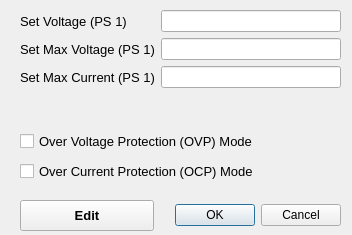
<?xml version="1.0" encoding="UTF-8"?>
<ui version="4.0">
 <class>Dialog</class>
 <widget class="QDialog" name="Dialog">
  <property name="geometry">
   <rect>
    <x>0</x>
    <y>0</y>
    <width>352</width>
    <height>235</height>
   </rect>
  </property>
  <property name="minimumSize">
   <size>
    <width>350</width>
    <height>150</height>
   </size>
  </property>
  <property name="windowTitle">
   <string>Dialog</string>
  </property>
  <widget class="QCheckBox" name="ocpCheckBox">
   <property name="geometry">
    <rect>
     <x>20</x>
     <y>160</y>
     <width>237</width>
     <height>23</height>
    </rect>
   </property>
   <property name="font">
    <font>
     <pointsize>10</pointsize>
    </font>
   </property>
   <property name="text">
    <string>Over Current Protection (OCP) Mode</string>
   </property>
   <property name="checked">
    <bool>false</bool>
   </property>
  </widget>
  <widget class="QCheckBox" name="ovpCheckBox">
   <property name="geometry">
    <rect>
     <x>20</x>
     <y>130</y>
     <width>238</width>
     <height>23</height>
    </rect>
   </property>
   <property name="font">
    <font>
     <pointsize>10</pointsize>
    </font>
   </property>
   <property name="text">
    <string>Over Voltage Protection (OVP) Mode</string>
   </property>
  </widget>
  <widget class="QDialogButtonBox" name="advsetButtonBox">
   <property name="geometry">
    <rect>
     <x>170</x>
     <y>200</y>
     <width>171</width>
     <height>30</height>
    </rect>
   </property>
   <property name="orientation">
    <enum>Qt::Horizontal</enum>
   </property>
   <property name="standardButtons">
    <set>QDialogButtonBox::Cancel|QDialogButtonBox::Ok</set>
   </property>
  </widget>
  <widget class="QPushButton" name="settingsEditButton">
   <property name="geometry">
    <rect>
     <x>20</x>
     <y>200</y>
     <width>134</width>
     <height>31</height>
    </rect>
   </property>
   <property name="minimumSize">
    <size>
     <width>0</width>
     <height>0</height>
    </size>
   </property>
   <property name="maximumSize">
    <size>
     <width>16777215</width>
     <height>16777215</height>
    </size>
   </property>
   <property name="font">
    <font>
     <pointsize>10</pointsize>
     <weight>75</weight>
     <bold>true</bold>
    </font>
   </property>
   <property name="text">
    <string>Edit</string>
   </property>
   <property name="autoDefault">
    <bool>false</bool>
   </property>
  </widget>
  <widget class="QWidget" name="formLayoutWidget">
   <property name="geometry">
    <rect>
     <x>20</x>
     <y>10</y>
     <width>321</width>
     <height>111</height>
    </rect>
   </property>
   <layout class="QFormLayout" name="formLayout">
    <item row="0" column="0">
     <widget class="QLabel" name="label_2">
      <property name="minimumSize">
       <size>
        <width>120</width>
        <height>0</height>
       </size>
      </property>
      <property name="font">
       <font>
        <pointsize>10</pointsize>
       </font>
      </property>
      <property name="text">
       <string>Set Voltage (PS 1)</string>
      </property>
     </widget>
    </item>
    <item row="0" column="1">
     <widget class="QLineEdit" name="setvoltageDisplay">
      <property name="alignment">
       <set>Qt::AlignCenter</set>
      </property>
      <property name="readOnly">
       <bool>true</bool>
      </property>
     </widget>
    </item>
    <item row="1" column="0">
     <widget class="QLabel" name="label_4">
      <property name="minimumSize">
       <size>
        <width>120</width>
        <height>0</height>
       </size>
      </property>
      <property name="font">
       <font>
        <pointsize>10</pointsize>
       </font>
      </property>
      <property name="text">
       <string>Set Max Voltage (PS 1)</string>
      </property>
     </widget>
    </item>
    <item row="1" column="1">
     <widget class="QLineEdit" name="maxvoltageDisplay">
      <property name="alignment">
       <set>Qt::AlignCenter</set>
      </property>
      <property name="readOnly">
       <bool>true</bool>
      </property>
     </widget>
    </item>
    <item row="2" column="0">
     <widget class="QLabel" name="label_3">
      <property name="minimumSize">
       <size>
        <width>120</width>
        <height>0</height>
       </size>
      </property>
      <property name="font">
       <font>
        <pointsize>10</pointsize>
       </font>
      </property>
      <property name="text">
       <string>Set Max Current (PS 1)</string>
      </property>
     </widget>
    </item>
    <item row="2" column="1">
     <widget class="QLineEdit" name="maxcurrentDisplay">
      <property name="alignment">
       <set>Qt::AlignCenter</set>
      </property>
      <property name="readOnly">
       <bool>true</bool>
      </property>
     </widget>
    </item>
   </layout>
  </widget>
 </widget>
 <resources/>
 <connections>
  <connection>
   <sender>advsetButtonBox</sender>
   <signal>accepted()</signal>
   <receiver>Dialog</receiver>
   <slot>accept()</slot>
   <hints>
    <hint type="sourcelabel">
     <x>248</x>
     <y>254</y>
    </hint>
    <hint type="destinationlabel">
     <x>157</x>
     <y>274</y>
    </hint>
   </hints>
  </connection>
  <connection>
   <sender>advsetButtonBox</sender>
   <signal>rejected()</signal>
   <receiver>Dialog</receiver>
   <slot>reject()</slot>
   <hints>
    <hint type="sourcelabel">
     <x>316</x>
     <y>260</y>
    </hint>
    <hint type="destinationlabel">
     <x>286</x>
     <y>274</y>
    </hint>
   </hints>
  </connection>
 </connections>
</ui>
